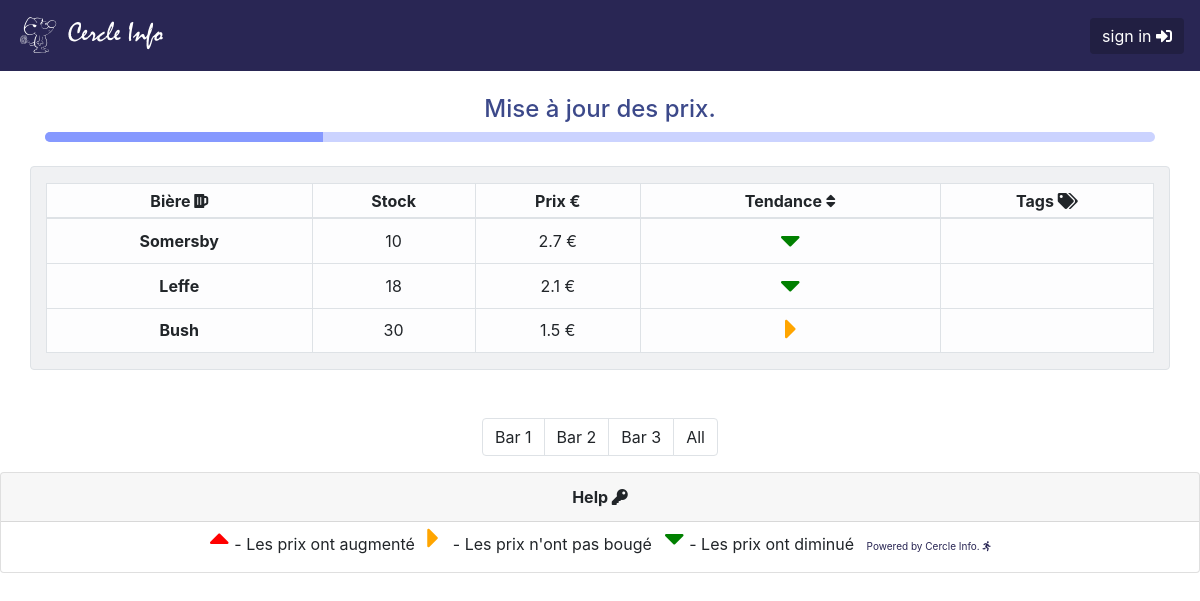
Before: /stock_page/ with the older database file.
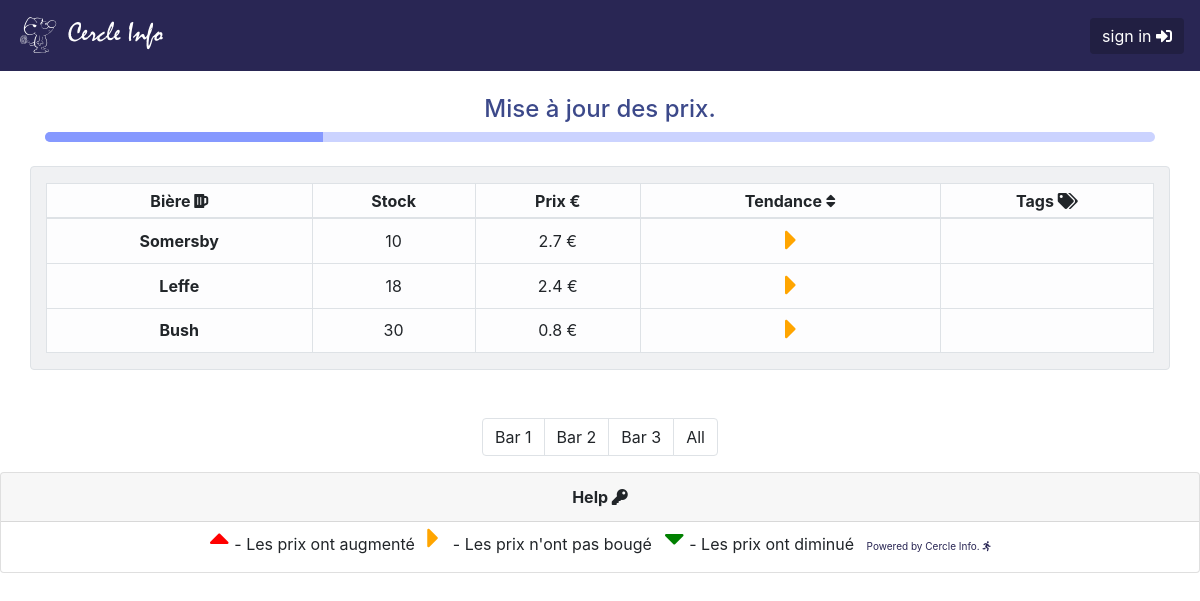
After: the same page with the newer database file.
### Beer/models.py (models this page shows, shortened)
class Beer(models.Model):
    beer_name = models.CharField(max_length=100)
    price = models.FloatField(null=False)
    buy_price = models.FloatField(null=False)
    stock = models.IntegerField(null=False)
    static_stock = models.IntegerField(null=False)
    coef_up = models.FloatField(null=False)
    coef_down = models.FloatField(null=False)
    coef_max = models.FloatField(null=False)
    coef_min = models.FloatField(null=False)
    q_qarder = models.IntegerField(null=False, default=0)
    q_current_qarder = models.IntegerField(null=False, default=0)
    alcohol_percentage = models.FloatField(null=False, default=0)
    bar = models.IntegerField(null=False, default=1)
    trend = models.CharField(max_length=10, default='EQUAL')
    out_of_stock = models.BooleanField(null=False, default=False)
    best_value = models.BooleanField(null=False, default=False)
    best_price = models.BooleanField(null=False, default=False)
    class Meta:
        permissions = (('show_tool_bar', 'Can show the toolbar'),
                       ('failsafe_mode', 'Can access to failsafe'),)

### Beer/views.py (the view)
# urls.py: path('stock_page/', BeerViews.stock_page, name='stock_page'),
@ensure_csrf_cookie  # generate CSRF token on stockpage
def stock_page(request):
    return render(request, 'stock_page.html', {'beers': BeerModel.objects.all()})

### templates/stock_page.html (shortened to what this page needs)
{%extends 'main_template.html' %}
{% load static %}
{% load filter_extra %}
{%block content%}
<div class="container text-center mt-4 mb-4 ">
  <h4 id="title_progress_bar" style="color: #3c498a;"> Mise à jour des prix.</h4>
  <div class="progress" style="height: 10px; border-radius: 27px; background-color: #cbd3ff">
    <div class="progress-bar" role="progressbar" style=" width: 25%; background: rgba(134,153,255,1);" id="progress_bar"aria-valuenow="0" aria-valuemin="0" aria-valuemax="100"></div>
  </div>
</div>
<div class="container border rounded" style="background-color:#F0F1F3;">
  <table class="table table-light table-bordered table-sm mt-3">
    <thead>
      <tr>
        <th class="text-center align-middle" scope="col">Bière <i class="fas fas fa-beer"></i></th>
        <th class="text-center" scope="col">Stock</th>
        <th class="text-center" scope="col">Prix €</th>
        <th class="text-center" scope="col">Tendance <i class="fas fa-sort"></i></th>
        <th class="text-center" scope="col">Tags <i class="fas fa-tags"></i></th>
      </tr>
    </thead>
    <tbody>
      {% for beer in beers %}
        <tr class="bar{{beer.bar}}" id="beer_tr_{{ beer.id }}">
                <th class="text-center align-middle" id="beer_name_{{ beer.id }}" scope="row"> {{beer.beer_name}} </th>
          <td class="text-center align-middle" id="beer_stock_{{ beer.id }}">{{beer.stock}}</td>
          <td class="text-center align-middle" id="beer_price_{{ beer.id }}"> {{beer.price}} € </td>
          <td class="text-center align-middle" id="beer_trend_image_{{ beer.id }}">
          {% if beer.trend == 'UP' %}
          <i class="fas fa-caret-up fa-2x" style="color: red;"></i>
          {% elif beer.trend == 'EQUAL' %}
          <i class="fas fa-caret-right fa-2x" style="color: orange;"></i>
          {% else %}
          <i class="fas fa-caret-down fa-2x" style="color: green;"></i>
          {% endif %}
          </td>
          <td class="text-center align-middle" id="beer_tags_{{ beer.id }}"></td>
        </tr>
      {% endfor %}
    </tbody>
  </table>
</div>
<nav aria-label="Page navigation example">
  <ul class="pagination justify-content-center mt-5">
    <li class="page-item"><a class="page-link" onclick="show_bar(1);hide_bar(2);hide_bar(3);">Bar 1</a></li>
    <li class="page-item"><a class="page-link" onclick="show_bar(2);hide_bar(1);hide_bar(3);">Bar 2</a></li>
    <li class="page-item"><a class="page-link" onclick="show_bar(3);hide_bar(1);hide_bar(2);">Bar 3</a></li>
    <li class="page-item"><a class="page-link" onclick="show_bar(1);show_bar(2);show_bar(3);">All</a></li>
  </ul>
</nav>
 <footer id="page-footer" class="page-footer">
    <div class="card text-center">
        <div class="card-header text-center" style="font-weight: bold;">Help <i class="fas fa-key"></i></div>
          <ul class="list-inline">
            <li class="list-inline-item"><i class="fas fa-caret-up fa-2x" style="color: red; margin-right: 5px;"></i>- Les prix ont augmenté</li>
            <li class="list-inline-item"><i class="fas fa-caret-right fa-2x" style="color: orange; margin-right: 15px;"></i>- Les prix n'ont pas bougé</li>
            <li class="list-inline-item"><i class="fas fa-caret-down fa-2x" style="color: green; margin-right: 5px;"></i>- Les prix ont diminué</li>
            <li class="list-inline-item" style="font-size:10px;"><a class="" style="text-decoration:none;color: #292654;" href="https://www.facebook.com/cercleinfo/">Powered by Cercle Info. <i class="fas fa-running"></i></a></li>
          </ul>
    </div>
 </footer>
{%endblock%}

### templates/main_template.html (shortened to what this page needs)
<!DOCTYPE html>
<html lang="en" dir="ltr">
{% load static %}
<head>
    <link rel="stylesheet" href="{% static 'css/bootstrap.css' %}">
    <link rel="stylesheet" href="{% static 'css/main.css' %}">
    <link rel="stylesheet" href="https://use.fontawesome.com/releases/v5.5.0/css/all.css">
</head>
<body>
    <nav class="navbar navbar-expand-lg navbar-light" style="background-color: #292654;">
      <a class="navbar-brand" href="/" style="font-family: mistral; font-size:28px; color:white;">
          <img src="{% static 'images/souris.svg' %}" width="45" height="45" class="d-inline-block align-top logo" alt="">
          Cercle Info
      </a>
            <div class="collapse navbar-collapse" id="navbarSupportedContent">
            <ul class="navbar-nav ml-auto">
                {% if user.is_authenticated %}
                <li class="nav-item">
                    <a class="btn ml-1 navbutton text-white" href="/logout/">logout <i class="fas fa-sign-out-alt"></i></a>
                </li>
                {% else %}
                <li class="nav-item">
                    <a class="btn ml-1 navbutton text-white" href="/login/">sign in <i class="fas fa-sign-in-alt"></i></a>
                </li>
                {% endif %}
            </ul>
        </div>
    </nav>
 {% block content %}
 {% endblock %}
</body>
</html>

### static/css/main.css (style rules this page uses)
.navbutton { background-color: #211f42; border:none; }

Changed rows visible on the page:
changed Beer "Somersby": trend "DOWN" → "EQUAL" (drawn)
changed Beer "Leffe": price "2.1" → "2.4"; trend "DOWN" → "EQUAL" (drawn)
changed Beer "Bush": price "1.5" → "0.8"
